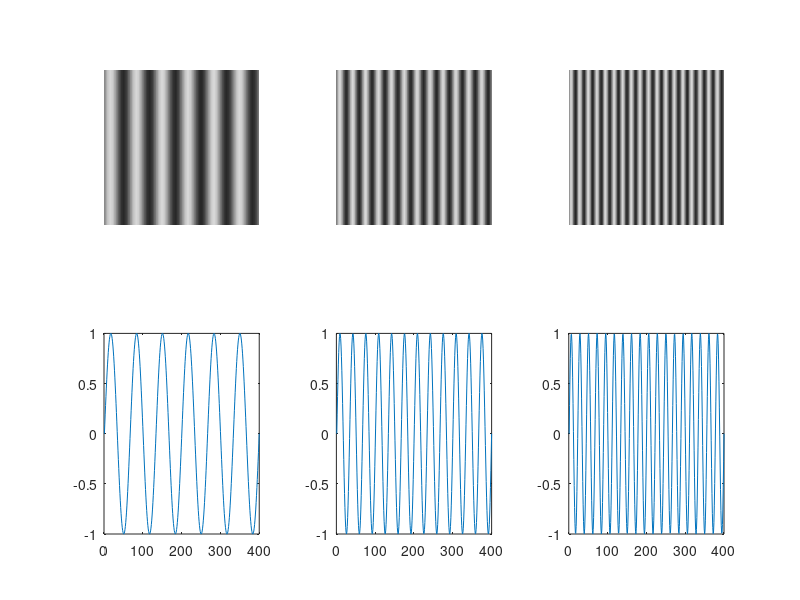
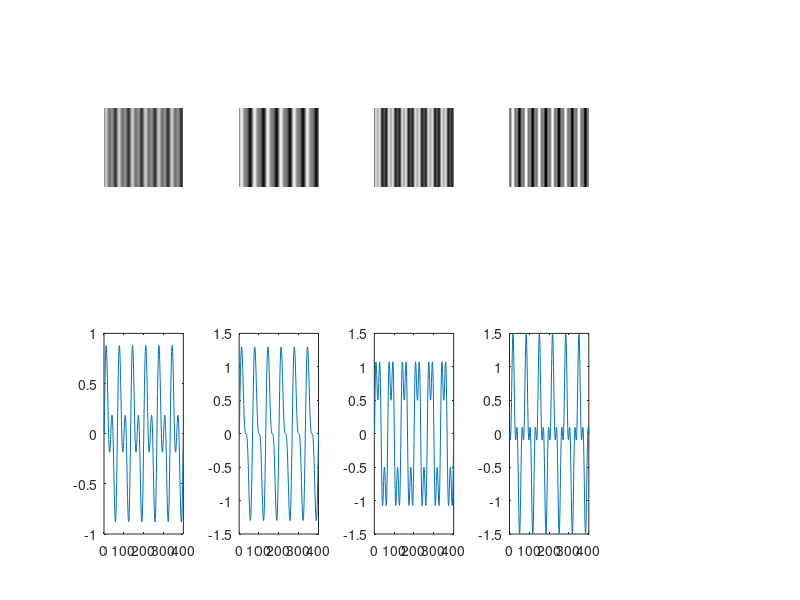

These charts were generated, in order, by the following MATLAB code: (Note: this script raises an error after producing the figures.)
%%%%%%%%%%%%%%%%%%%%%%%%%%%%%%%%%%%%%%%%%%%%%%%%%%%%%%%%%%%%%%%%%%%%%%%%%%%
% Stimulus exploration:
%   A sketchpad for trying out different ideas for what new stimuli to use
%
%%%%%%%%%%%%%%%%%%%%%%%%%%%%%%%%%%%%%%%%%%%%%%%%%%%%%%%%%%%%%%%%%%%%%%%%%%%

%% Superimpose two sines of different amplitudes
x = linspace(0, pi*6, 400);
factor = 2;
sin1 = sin(x*factor);
sin2 = sin(2*x*factor);
sin3 = sin(3*x*factor);

combo1 = (sin1+sin2)/2;
combo2 = sin1 + sin2/2;
combo3 = sin1 + sin3/2;
combo4 = sin1 - sin3/2;

im1 = repmat(sin1, size(sin1,2), 1);
im2 = repmat(sin2, size(sin2,2), 1);
im3 = repmat(sin3, size(sin3,2), 1);

c1 = repmat(combo1, size(combo1,2), 1);
c2 = repmat(combo2, size(combo2,2), 1);
c3 = repmat(combo3, size(combo3,2), 1);
c4 = repmat(combo4, size(combo4,2), 1);

figure; range = [-1.5, 1.5];
subplot(2, 3, 1); imshow(im1, range);
subplot(2, 3, 4); plot(sin1);
subplot(2, 3, 2); imshow(im2, range);
subplot(2, 3, 5); plot(sin2);
subplot(2, 3, 3); imshow(im3, range);
subplot(2, 3, 6); plot(sin3);

figure;
subplot(2, 5, 1); imshow(c1, range);
subplot(2, 5, 6); plot(combo1);
subplot(2, 5, 2); imshow(c2, range);
subplot(2, 5, 7); plot(combo2);
subplot(2, 5, 3); imshow(c3, range);
subplot(2, 5, 8); plot(combo3);
subplot(2, 5, 4); imshow(c4, range);
subplot(2, 5, 9); plot(combo4);

%% Preparation for noise image: Load the bpfilter
load(fullfile(rootpath, 'data', 'input', 'stimuli.mat'), 'bpfilter');

%% Build a thresholded noise image
im = randn(400, 400);
im = im./(max(im(:) - min(im(:)))) + 0.5;

%% Do the DFT
dft = fftshift(fft2(im));
logAbsDft = log(abs(dft));

% Find the midpoint
mid = ceil((size(im)+1)/2); % Midpoint pixels

% Define the frequencies to use, in terms of *k*, cycles per vector length.
% Negative frequencies are used as the way to deal with Nyquist limit.
[freqX freqY] = meshgrid([1:size(im,2)]-mid(2), [1:size(im,1)]- mid(1));

% Define a relative cutoff in terms of the available frequencies:
%relCutoff = 1/3;
relCutoff = 1/100;

% Nice soft round filter:
radius = relCutoff*size(im,1)/2;
mask = mkDisc(size(im), radius, mid, 60);

% Filter the image
mdft = mask.*dft;
res = ifft2(ifftshift(mdft));
imStats(imag(res))

% Threshold
thresh = res - min(res(:)) > (max(res(:)) - min(res(:)))/2;

% Grab edges with derivative filter
edge1 = [1, 0, -1];
edge2 = [1; 0; -1];
edge = conv2(double(thresh), edge1, 'same').^2 + conv2(double(thresh), edge2, 'same').^2;
figure; imshow(edge, []);

% Filter convolutionally with bpfilter; it's too small to be intended in
% the Fourier domain
output = conv2(edge, bpfilter, 'same');
%output = output.^2;

% Visualize
figure; imshow(output, [min(output(:)), max(output(:))]);

%% What's the old and new Fourier spectrum?
figure;
imshow(log(abs(fftshift(fft2(output)))), []);

figure;
imshow(shift(output, mid));
